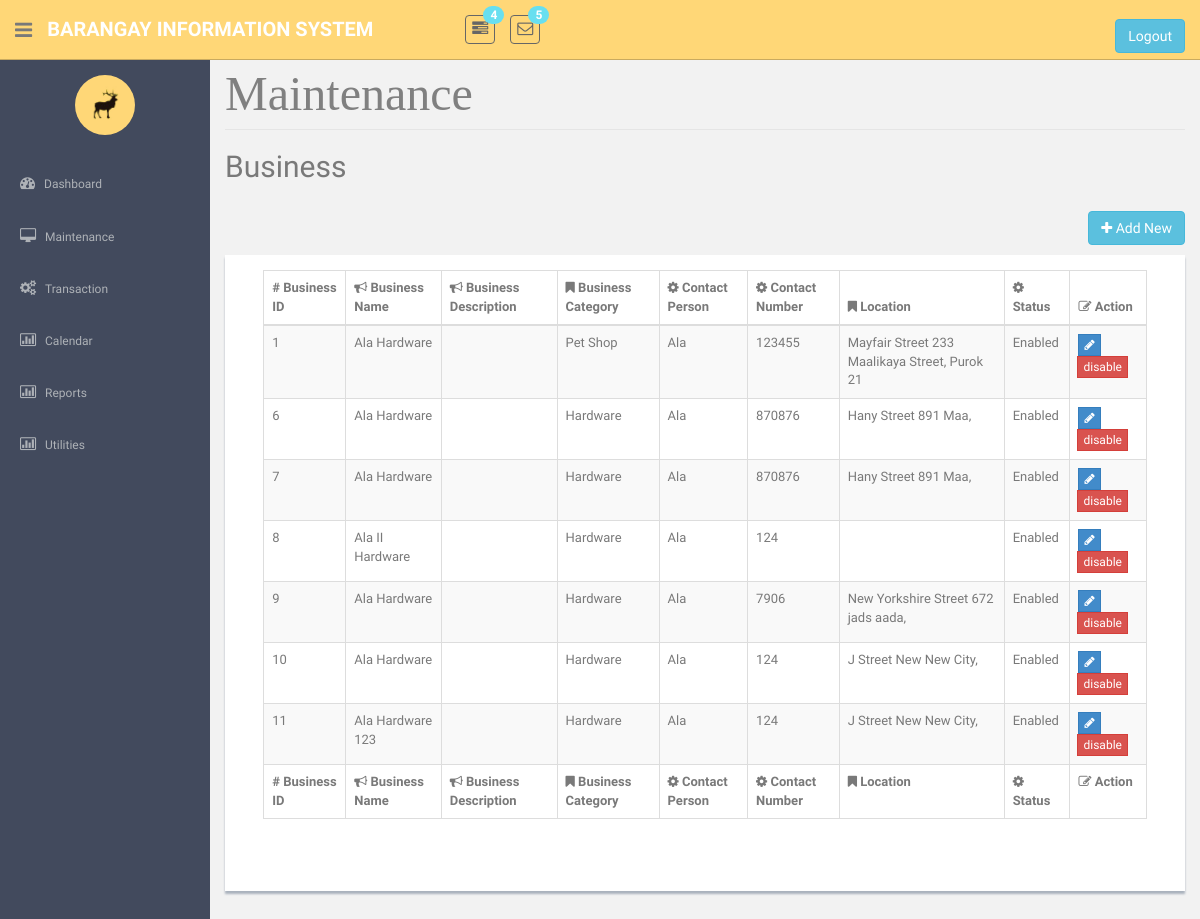
The page /BusinessMaintenance.php on the database as committed earlier.
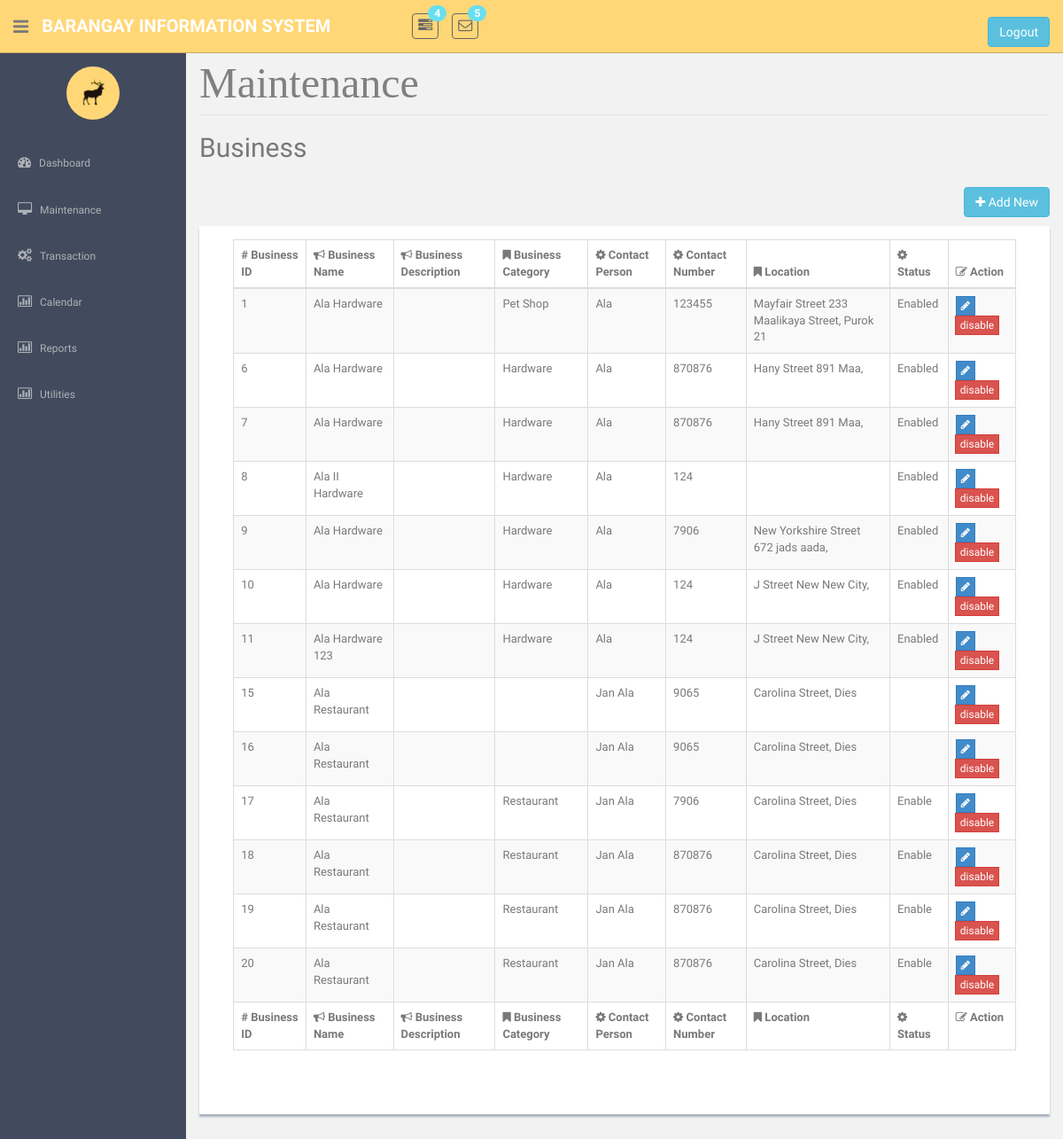
The same page on the database as committed later.
### tables this page shows
CREATE TABLE `tblbusiness` (
  `strBusinessID` int(11) NOT NULL,
  `strBusinessName` varchar(45) NOT NULL,
  `strBusinessCateID` varchar(25) NOT NULL,
  `strBusinessDesc` varchar(45) NOT NULL,
  `strBusinessLocation` varchar(45) NOT NULL,
  `strBusinessContactPerson` varchar(45) NOT NULL,
  `strContactNum` varchar(15) NOT NULL,
  `strSignageType` varchar(20) NOT NULL,
  `strSignageSize` int(11) NOT NULL
);

CREATE TABLE `tblbusinesscate` (
  `strBusCatergory` int(25) NOT NULL,
  `strBusCateName` varchar(45) NOT NULL,
  `dblAmount` double NOT NULL,
  `strStatus` varchar(20) NOT NULL
);

### BusinessMaintenance.php (the view, shortened to what this page needs)
<!DOCTYPE html>
    <?php require('header.php');?>
    <?php require('sidebar.php');?>
<section id="main-content">
	<section class="wrapper site-min-height">
		<form method = POST>
			<legend ><font face = "cambria" size = 8 color = "grey"> Maintenance </font></legend>
				<h2>Business</h2><br>
				<p align="right">
				<button  type="button" class="btn btn-info" name = "btnEdit1" id = "btnEdit1" onclick = "window.location.href='BusinessAdd.php'" ><i class="fa fa-plus"></i> Add New </button><br>
				</p>
			<form method = POST>
				<center>
				<div class="showback">
					<table  class="table table-striped table-bordered table-hover" id="tableView" border = '2' style = 'width:95%'>
						<thead>
							<tr>
								<th># Business ID</th>
								<th><i class="fa fa-bullhorn"></i> Business Name</th>
								<th><i class="fa fa-bullhorn"></i> Business Description</th>
								<th><i class="fa fa-bookmark"></i> Business Category</th>
								<th><i class="fa fa-cog"></i> Contact Person</th>
								<th><i class="fa fa-cog"></i> Contact Number</th>
								<th><i class="fa fa-bookmark"></i> Location</th>
								<th><i class="fa fa-cog"></i> Status</th>
								<th><i class="fa fa-edit"></i> Action</th>
							</tr>
						</thead>
						<tfoot>
							<tr>
								<th># Business ID</th>
								<th><i class="fa fa-bullhorn"></i> Business Name</th>
								<th><i class="fa fa-bullhorn"></i> Business Description</th>
								<th><i class="fa fa-bookmark"></i> Business Category</th>
								<th><i class="fa fa-cog"></i> Contact Person</th>
								<th><i class="fa fa-cog"></i> Contact Number</th>
								<th><i class="fa fa-bookmark"></i> Location</th>
								<th><i class="fa fa-cog"></i> Status</th>
								<th><i class="fa fa-edit"></i> Action</th>
							</tr>
						</tfoot>
						<tbody>
							<?php
							require('connection.php');
							$sql = "select * from tblbusiness";
							$query = mysqli_query($con, $sql);
							if(mysqli_num_rows($query) > 0){
							while($row = mysqli_fetch_object($query)){?>
							<tr>
								<td><?php echo $row->strBusinessID?></td>
								<td><?php echo $row->strBusinessName?></td>
								<td><?php echo $row->strBusinessDesc?></td>
								<td><?php
										$id = $row->strBusinessID;
										$sql1 = "SELECT `strBusCateName`FROM tblbusinesscate as a INNER JOIN tblbusiness as b ON b.strBusinessCateID = a.strBusCatergory where strBusinessID ='$id' ";
										$query1 = mysqli_query($con, $sql1);
										if(mysqli_num_rows($query1) > 0){
										while($row1 = mysqli_fetch_array($query1)){
											echo $row1[0]."<br>";
										}}
									?>
								</td>
								<td><?php echo $row->strBusinessContactPerson?></td>
								<td><?php echo $row->strContactNum?></td>
								<td><?php echo $row->strBusinessLocation?></td>
								<td><?php
										$id = $row->strBusinessID;
										$sql1 = "SELECT `strStatus`FROM tblbusinesscate as a INNER JOIN tblbusiness as b ON b.strBusinessCateID = a.strBusCatergory where strBusinessID ='$id' ";
										$query1 = mysqli_query($con, $sql1);
										if(mysqli_num_rows($query1) > 0){
										while($row1 = mysqli_fetch_array($query1)){
											echo $row1[0]."<br>";
										}}
									?>
								</td>
								<td>
									<div class="btn-group " role="group" aria-label="..." >
										<div class="btn-group " role="group">
											<button  class="btn btn-primary btn-xs" type = submit name = "btnEdit" value = <?php echo $row->strBusinessID?>><i class="fa fa-pencil"></i></button>
											<button  class="btn btn-danger btn-xs" type = submit name = "btnDelete" onclick = "return confirm('Do you really want to continue?');" value = <?php echo $row->strBusinessID; ?> >disable</button>
										</div>
									</div>
								</td>
							</tr>
						<?php }}   ?>
						</tbody>
					</table>
							<br><br>
				</center>
		</form>
		</section><! --/wrapper -->
</section>
  </section>
  </body>
</html>

### header.php (shortened to what this page needs)
<html lang="en">
  <head>
    <link href="assets/css/bootstrap.css" rel="stylesheet">
    <link href="assets/font-awesome/css/font-awesome.css" rel="stylesheet" />
    <link href="assets/css/style.css" rel="stylesheet">
    <link href="assets/css/style-responsive.css" rel="stylesheet">
  </head>
  <body>
  <section id="container" >
      <header class="header black-bg">
              <div class="sidebar-toggle-box">
                  <div class="fa fa-bars tooltips" data-placement="right" data-original-title="Toggle Navigation"></div>
              </div>
            <a href="index.html" class="logo"><b>Barangay Information System</b></a>
            <div class="nav notify-row" id="top_menu">
                <ul class="nav top-menu">
                    <li class="dropdown">
                        <a data-toggle="dropdown" class="dropdown-toggle" href="index.html#">
                            <i class="fa fa-tasks"></i>
                            <span class="badge bg-theme">4</span>
                        </a>
                    </li>
                    <li id="header_inbox_bar" class="dropdown">
                        <a data-toggle="dropdown" class="dropdown-toggle" href="index.html#">
                            <i class="fa fa-envelope-o"></i>
                            <span class="badge bg-theme">5</span>
                        </a>
                    </li>
                </ul>
            </div><form method = POST>
            <div class="top-menu">
            	<ul class="nav pull-right top-menu">
                    <li><br><button name = 'logout' class = 'btn btn-info ' type = submit>Logout</button></li>
            	</ul>
            </div>
			</form>
        </header>

### sidebar.php (shortened to what this page needs)
<aside>
    <div id="sidebar"  class="nav-collapse ">
        <ul class="sidebar-menu" id="nav-accordion">
        	  <p class="centered"><a href="profile.html"><img src="assets/img/ui-sam.jpg" class="img-circle" width="60"></a></p>
            <li class="mt">
                <a href="news.php">
                    <i class="fa fa-dashboard"></i>
                    <span>Dashboard</span>
                </a>
            </li>
            <li class="sub-menu">
                <a href="javascript:;" >
                    <i class="fa fa-desktop"></i>
                    <span>Maintenance</span>
                </a>
            </li>
            <li class="sub-menu">
                <a href="validitycheck.php" >
                    <i class="fa fa-cogs"></i>
                    <span>Transaction</span>
                </a>
            </li>
 <li class="sub-menu">
                <a href="viewCalendar.php" >
                    <i class="fa fa-bar-chart-o"></i>
                    <span>Calendar</span>
                </a>
            </li>
            <li class="sub-menu">
                <a href="javascript:;" >
                    <i class="fa fa-bar-chart-o"></i>
                    <span>Reports</span>
                </a>
            </li>
<li class="sub-menu">
                <a href="#" >
                    <i class="fa fa-bar-chart-o"></i>
                    <span>Utilities</span>
                </a>
            </li>
        </ul>
    </div>
</aside>

### assets/css/style.css (style rules this page uses)
body { color: #797979; background: #f2f2f2; font-family: 'Ruda', sans-serif; padding: 0px !important; margin: 0px !important; font-size:13px; }
ul li { list-style: none; }
a, a:hover, a:focus { text-decoration: none; outline: none; }
#container { width: 100%; height: 100%; }
.bg-theme { background-color: #68dff0; }
.centered { text-align: center; }
.mt { margin-top: 25px; }
#sidebar { width: 210px; height: 100%; position: fixed; background: #424a5d; }
#sidebar ul li { position: relative; }
ul.sidebar-menu , ul.sidebar-menu li ul.sub { margin: -2px 0 0; padding: 0; }
ul.sidebar-menu { margin-top: 75px; }
ul.sidebar-menu li { margin-bottom: 5px; margin-left:10px; margin-right:10px; }
ul.sidebar-menu li.sub-menu { line-height: 15px; }
ul.sidebar-menu li a span { display: inline-block; }
ul.sidebar-menu li a { color: #aeb2b7; text-decoration: none; display: block; padding: 15px 0 15px 10px; font-size: 12px; outline: none; -webkit-transition: all 0.3s ease; -moz-transition: all 0.3s ease; -o-transition: all 0.3s ease; -ms-transition: all 0.3s ease; transition: all 0.3s ease; }
ul.sidebar-menu li a i { font-size: 15px; padding-right: 6px; }
#main-content { margin-left: 210px; }
.header, .footer { min-height: 60px; padding: 0 15px; }
.header { position: fixed; left: 0; right: 0; z-index: 1002; }
.black-bg { background: #ffd777; border-bottom: 1px solid #c9aa5f; }
.wrapper { display: inline-block; margin-top: 60px; padding-left: 15px; padding-right: 15px; padding-bottom: 15px; padding-top: 0px; width: 100%; }
a.logo { font-size: 20px; color: #ffffff; float: left; margin-top: 15px; text-transform: uppercase; }
a.logo b { font-weight: 900; }
#top_menu .nav > li, ul.top-menu > li { float: left; }
.notify-row { float: left; margin-top: 15px; margin-left: 92px; }
ul.top-menu > li > a { color: #666666; font-size: 16px; border-radius: 4px; -webkit-border-radius: 4px; border:1px solid #666666 !important; padding: 2px 6px; margin-right: 15px; }
.notify-row .badge { position: absolute; right: -10px; top: -10px; z-index: 100; }
.sidebar-toggle-box { float: left; padding-right: 15px; margin-top: 20px; }
.sidebar-toggle-box .fa-bars { cursor: pointer; display: inline-block; font-size: 20px; }
.showback { background: #ffffff; padding: 15px; margin-bottom: 15px; box-shadow: 0px 3px 2px #aab2bd; }
.site-min-height { min-height: 900px; }

Rows that differ between the two databases and show on the page:
added tblbusiness: strBusinessID "15", strBusinessName "Ala Restaurant", strBusinessContactPerson "Jan Ala", strContactNum "9065", strBusinessLocation "Carolina Street, Dies"
added tblbusiness: strBusinessID "16", strBusinessName "Ala Restaurant", strBusinessContactPerson "Jan Ala", strContactNum "9065", strBusinessLocation "Carolina Street, Dies"
added tblbusiness: strBusinessID "17", strBusinessName "Ala Restaurant", strBusinessContactPerson "Jan Ala", strContactNum "7906", strBusinessLocation "Carolina Street, Dies", row1 "Enable"
added tblbusinesscate: strBusCateName "Restaurant"
added tblbusiness: strBusinessID "18", strBusinessName "Ala Restaurant", strBusinessContactPerson "Jan Ala", strContactNum "870876", strBusinessLocation "Carolina Street, Dies", row1 "Enable"
added tblbusiness: strBusinessID "19", strBusinessName "Ala Restaurant", strBusinessContactPerson "Jan Ala", strContactNum "870876", strBusinessLocation "Carolina Street, Dies", row1 "Enable"
added tblbusiness: strBusinessID "20", strBusinessName "Ala Restaurant", strBusinessContactPerson "Jan Ala", strContactNum "870876", strBusinessLocation "Carolina Street, Dies", row1 "Enable"
